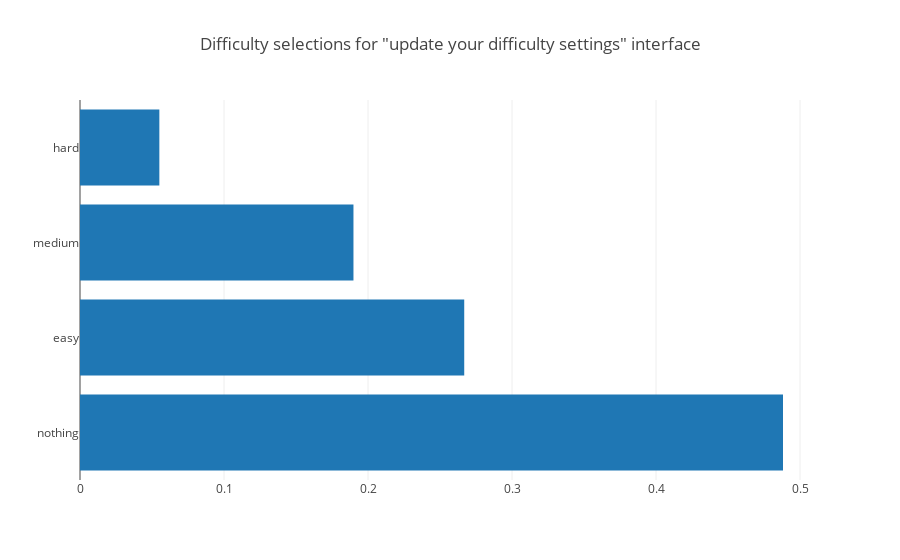

Write notebook code for a chart like this one.
### Code cell
plotdict(get_choose_difficulty_counts_for_user_list_user_normalized(difficulty_interface_to_users['settings_update']), 'Difficulty selections for "update your difficulty settings" interface')

### Figure 1 — Plotly figure (JSON) as saved in the notebook; plotly's stock layout.template omitted (floating-point values rounded to 4 significant figures)
{"data": [{"orientation": "h", "type": "bar", "uid": "e6f876f0-d7ac-4fef-bce6-43967d3e5ea3", "x": [0.4882, 0.2668, 0.1899, 0.0551], "y": ["nothing", "easy", "medium", "hard"]}], "layout": {"title": {"text": "Difficulty selections for \"update your difficulty settings\" interface"}}}
